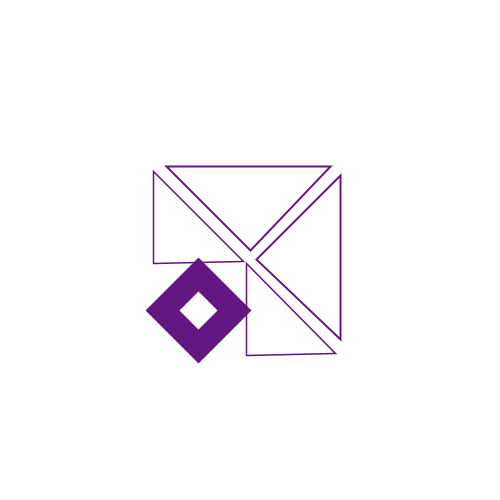
Frame 1 (no input)
Frame 60 (the mouse pressed at the canvas centre just before this capture): identical to frame 1, image omitted
Frame 120 (the mouse held since frame 60 and released just before this capture): identical to frame 1, image omitted

The Processing sketch that drew this single still picture (run headless with seeded random() and noise(); from frame 60 on, the mouse is pressed at the canvas centre):

// Processing sketch: processing_94770
// ── processing_94770.pde

void setup()
{
  size(500,500);
  smooth();
}

void draw()
{
pushMatrix();
  //triangle en bas à droite
background(255);
stroke(100,23,131);
strokeJoin(MITER);
noFill();
strokeWeight(2);
triangle(height/2, width/2,width/3,height/3,330,width/3);
popMatrix();

//triangle en haut au milieu
pushMatrix();
strokeWeight(2);
strokeJoin(MITER);
translate(width/0.988, height/50);
rotate(PI/2);
triangle(height/2, width/2,width/3,height/3,330,width/3);
popMatrix();

//triangle en haut à gauche
pushMatrix();
strokeWeight(2);
strokeJoin(MITER);
translate(height/3.25, width/-55);
rotate(PI/4);
scale(0.77);
triangle(height/2, width/2,width/3,height/3,330,width/3);
popMatrix();

//triangle en bas au milieu
pushMatrix();
strokeWeight(2);
strokeJoin(MITER);
translate(height/2.03, width/6);
rotate(PI/4);
scale(0.77);
triangle(height/2, width/2,width/3,height/3,330,width/3);
popMatrix();

//le losange là.
pushMatrix();
strokeWeight(30);
strokeJoin(MITER);
translate(90,118);
scale(0.8);
quad(135,195,180,240,135,285,90,240);
popMatrix();


}
